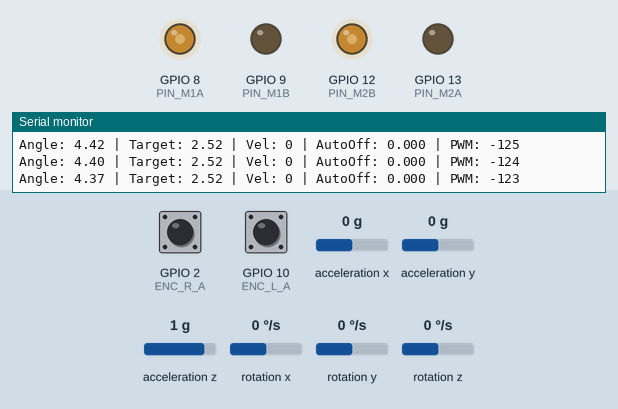
A sketch run on a simulated ESP32-S3. Parts: output pins drawn as LEDs (lit = HIGH), the last lines printed to the serial monitor. Wiring (inferred from the names in the program): MPU-6050 motion sensor at I2C address 0x68. The test bench sets the inputs (shaded band); at power-on: acceleration x 0 g, rotation y 0 °/s, GPIO 2 (ENC_R_A) HIGH, GPIO 10 (ENC_L_A) HIGH, acceleration y 0 g, acceleration z 1 g, rotation x 0 °/s, rotation z 0 °/s.

Above: at 5.6 s.
5.7 s: acceleration x set to -1.4 g
7.8 s: rotation y set to -192 °/s
At 8.9 s:
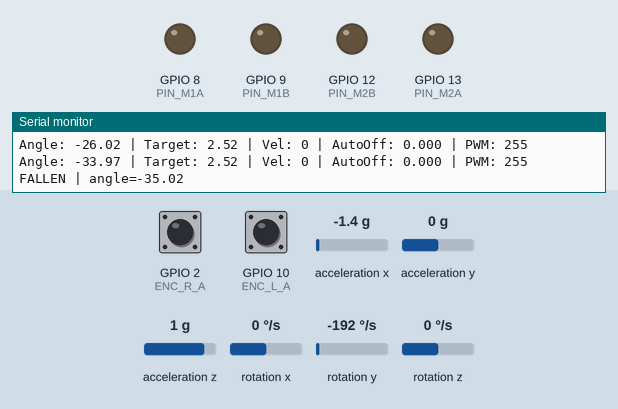
10.0 s: rotation y set to 0 °/s
At 11.0 s:
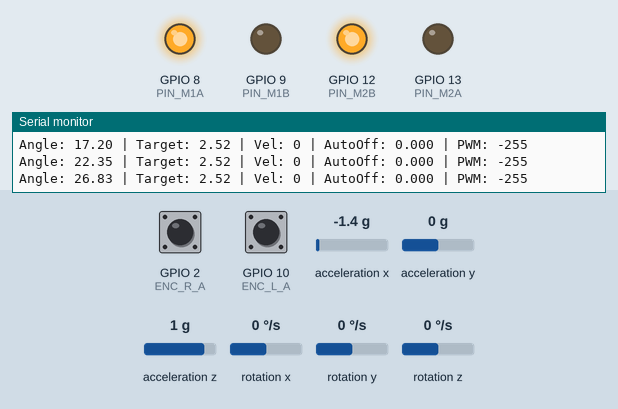
12.6 s: acceleration x set to -0.7 g
14.7 s: acceleration x set to -0.4 g
At 15.9 s:
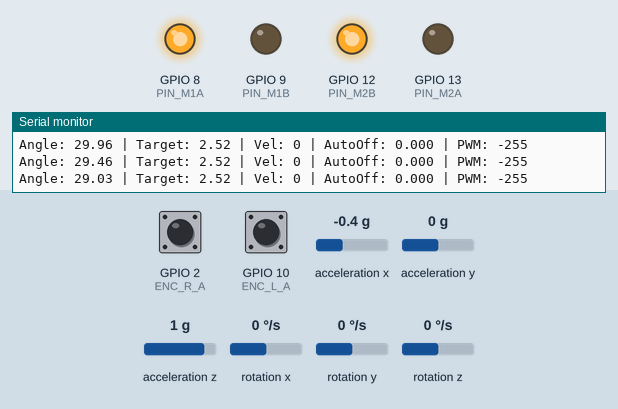
16.4 s: acceleration x set to 0 g
At 18.27 s:
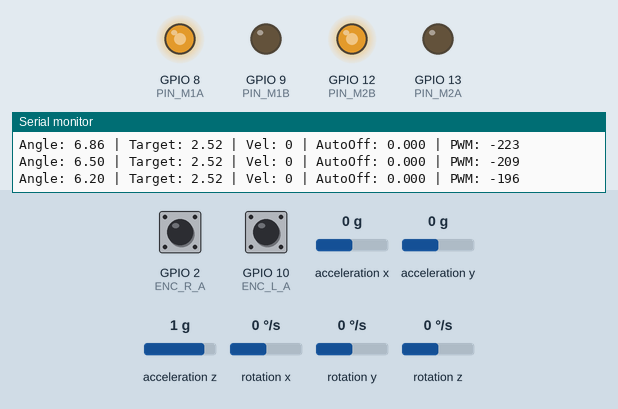
Timing chart, 0 to 20.4 s (numbered marks = the images above; inputs shaded):
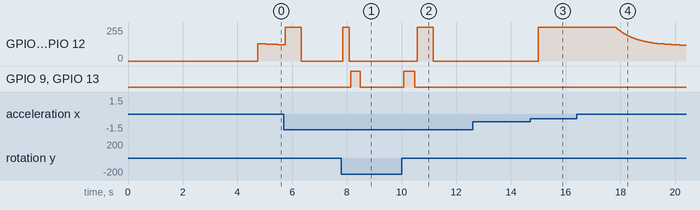

Measured:
- after the input at 7.8 s, GPIO 8 (PIN_M1A), GPIO 12 (PIN_M2B): 0/255 → 255/255 after 0.06 s, → 0/255 0.23 s later; GPIO 9 (PIN_M1B), GPIO 13 (PIN_M2A): LOW → HIGH after 0.34 s, → LOW 0.36 s later
- after the input at 10.0 s, GPIO 8 (PIN_M1A), GPIO 12 (PIN_M2B): 0/255 → 255/255 after 0.57 s, → 0/255 0.59 s later; GPIO 9 (PIN_M1B), GPIO 13 (PIN_M2A): LOW → HIGH after 0.08 s, → LOW 0.41 s later
- after the input at 14.7 s, GPIO 8 (PIN_M1A), GPIO 12 (PIN_M2B): 0/255 → 255/255 after 0.29 s
- after the input at 16.4 s, GPIO 8 (PIN_M1A), GPIO 12 (PIN_M2B): moves from 255/255 to 119/255 over 2.4 s, starting after 1.5 s

The sketch:

ESP32_Balancing_Robot_With_DC_Encoder_v2.ino
```cpp
/*  ============================================================
    balancebot_PD_encoder_v1.ino

    STEP 1: Balance only + encoder drift correction.
    Position hold removed for now — testing drift correction
    in isolation first. No RC. No turning yet.

    PIN ASSIGNMENT (new PCB pinout, Super Mini ESP32-S3):
    ------------------------------------------------------
    Left motor  : M1A=8, M1B=9
    Right motor : M2A=4, M2B=5
    IMU         : SDA=7, SCL=6

    Left encoder  : Yellow(A)=10, Green(B)=11
    Right encoder : Yellow(A)=2,  Green(B)=3

    PPM pin (for future RC): GPIO 4 //13
    (not used in this balance-only version yet)

    Note: GPIO3 is a strapping pin (JTAG select at boot). Using it
    as ENC_R_B is common practice and should be fine, but flagging
    it in case of unexpected boot behavior down the line.

    MOTOR DIRECTION FIX (found by hardware testing):
    --------------------------------------------------
    Left motor is wired with inverted polarity relative to right.
    Global negation on MotorOutput was wrong — the negative sign
    now applies ONLY to the left motor call, not to both.

    WHAT ENCODERS ADD HERE:
    -----------------------
    Your robot balances via IMU. But it drifts because:
    - Battery voltage changes → PWM output shifts slightly
    - Weight distribution changes → true balance point shifts
    - Floor slope you can't detect → constant drift force

    Without encoders: you tune AngleOffset manually to fight drift.
    With encoders: the code measures actual wheel motion and slowly
    adjusts the balance point to kill drift automatically.

    ANALOGY:
    You know when you stand on one leg with your eyes closed and
    slowly wobble? Now imagine someone whispers "you're leaning
    slightly forward" — you shift your weight back to compensate.
    The whisper is the encoder. Your weight shift is AutoAngleOffset.

    IMPROVEMENT IN THIS VERSION — drift correction timing fixed:
    --------------------------------------------------------------
    Previously, the correction ran every main loop (200Hz) but the
    velocity value only updated every 20ms (50Hz) — meaning each
    velocity reading got applied 4 times before a fresh one arrived.
    That's not broken, but it makes the rate constant ambiguous.

    Now: the correction runs ONCE per fresh velocity sample, using
    the actual elapsed time. This makes DRIFT_CORRECTION_RATE mean
    exactly what its comment says, independent of main loop speed.

    Also added: a velocity deadband, so tiny encoder noise (a few
    pulses/sec of jitter when the robot is actually still) doesn't
    slowly bias AutoAngleOffset in the wrong direction over time.
    ============================================================ */

#include <Wire.h>
#include <math.h>

#define CUSTOM_SDA_PIN  7
#define CUSTOM_SCL_PIN  6
#define PIN_M1A         8
#define PIN_M1B         9
#define PIN_M2A         13
#define PIN_M2B         12

// ─── Encoder pins ───────────────────────────────────────────────
// Note: GPIO3 is a strapping pin on ESP32-S3 (JTAG signal select
// at boot). Using it as ENC_R_B is common and generally safe.
#define ENC_L_A         10
#define ENC_L_B         11
#define ENC_R_A         2
#define ENC_R_B         3

#define PWM_FREQ        20000
#define PWM_RESOLUTION  8
#define MPU6050_ADDRESS 0x68

const float dt = 0.005;
uint32_t LoopTimer;

int16_t AccXLSB, AccYLSB, AccZLSB;
int16_t GyroXLSB, GyroYLSB, GyroZLSB;
float AccX, AccY, AccZ;
float RateRoll, RatePitch, RateYaw;
float AnglePitch;

float RateCalibrationRoll  = -4.90;
float RateCalibrationPitch =  0.89;
float RateCalibrationYaw   = -0.40;
float AccXCalibration      =  0.08;
float AccYCalibration      =  0.00;
float AccZCalibration      =  0.05;

float KalmanAnglePitch            = 0;
float KalmanUncertaintyAnglePitch = 4;
float Kalman1DOutput[2]           = {0, 0};

void kalman_1d(float& KalmanState, float& KalmanUncertainty,
               float KalmanInput, float KalmanMeasurement)
{
    KalmanState       = KalmanState + dt * KalmanInput;
    KalmanUncertainty = KalmanUncertainty + dt * dt * 4 * 4;
    float KalmanGain  = KalmanUncertainty / (KalmanUncertainty + 3 * 3);
    KalmanState       = KalmanState + KalmanGain * (KalmanMeasurement - KalmanState);
    KalmanUncertainty = (1 - KalmanGain) * KalmanUncertainty;
    Kalman1DOutput[0] = KalmanState;
    Kalman1DOutput[1] = KalmanUncertainty;
}

// PID gains — unchanged from your working code
float P_gain = 40.0; //18
float I_gain = 100; //20
float D_gain = 0.4; //0.1

float DesiredAnglePitch = 2.52;   // stays 0 for balance-only mode

float Error       = 0;
float PrevError   = 0;
float PrevIterm   = 0;
float MotorOutput = 0;
float filteredDterm      = 0;
const float DTERM_FILTER_ALPHA = 0.80;

const float FALL_ANGLE_DEG = 35.0;

// ================================================================
//  ENCODER READING
//
//  Quadrature explained:
//  Each motor has two hall sensors (A and B) placed 90 degrees apart.
//  As the wheel turns, A and B produce square waves offset in phase.
//
//  We use equality check of A and B state to determine direction:
//    Same state (both 0 or both 1) after A changes = one direction
//    Different state = other direction
//
//  Interrupt fires only on channel A CHANGE (both edges).
// ================================================================
volatile long encoderCountL = 0;
volatile long encoderCountR = 0;

void IRAM_ATTR encoderISR_L() {
    bool a = digitalRead(ENC_L_A);
    bool b = digitalRead(ENC_L_B);
    if (a == b) {
        encoderCountL++;
    } else {
        encoderCountL--;
    }
}

void IRAM_ATTR encoderISR_R() {
    bool a = digitalRead(ENC_R_A);
    bool b = digitalRead(ENC_R_B);
    if (a == b) {
        encoderCountR++;
    } else {
        encoderCountR--;
    }
}

// ================================================================
//  VELOCITY TRACKING (measured every 20ms = 50Hz)
//
//  Why 50Hz instead of 200Hz (main loop rate)?
//  At 200Hz, we'd sample every 5ms — too few pulses for a clean
//  reading on a slow-moving robot. At 50Hz (every 20ms), we get
//  4x more pulses per sample, so velocity is much less noisy.
// ================================================================
long lastEncoderL = 0;
long lastEncoderR = 0;
float velocityL = 0.0;
float velocityR = 0.0;
float avgVelocity = 0.0;     // positive = moving forward
unsigned long lastVelocityUpdate = 0;
const unsigned long VELOCITY_UPDATE_MS = 20;

// ================================================================
//  DRIFT CORRECTION
//
//  DRIFT_CORRECTION_RATE units: degrees of AutoAngleOffset shift,
//  per second, per (pulse/sec) of sustained velocity.
//
//  Example with DRIFT_CORRECTION_RATE = 0.02:
//  Robot drifts forward at a steady 50 pulses/sec.
//  Shift per second = 50 × 0.02 = 1.0 degree/second.
//  After 2 seconds of sustained drift, AutoOffset has moved ~2°.
//  As AutoOffset approaches the true balance point, the drift
//  itself shrinks, so the correction naturally slows down and
//  settles — this is standard integral-control behavior.
//
//  VELOCITY_DEADBAND: below this, treat velocity as sensor noise,
//  not real drift. Without this, tiny encoder jitter at rest could
//  slowly bias AutoOffset in a random direction over many minutes.
// ================================================================
const float DRIFT_CORRECTION_RATE = 0.02; // Tune this is needed;
const float DRIFT_CORRECTION_LIMIT = 3.0;   // never shift more than ±3°
const float VELOCITY_DEADBAND = 5.0;        // pulses/sec — ignore below this
float AutoAngleOffset = 0.0;

// ================================================================
//  IMU READ — unchanged
// ================================================================
void read_imu() {
    Wire.beginTransmission(MPU6050_ADDRESS);
    Wire.write(0x3B);
    Wire.endTransmission();
    Wire.requestFrom(MPU6050_ADDRESS, 6);
    AccXLSB = Wire.read() << 8 | Wire.read();
    AccYLSB = Wire.read() << 8 | Wire.read();
    AccZLSB = Wire.read() << 8 | Wire.read();

    Wire.beginTransmission(MPU6050_ADDRESS);
    Wire.write(0x43);
    Wire.endTransmission();
    Wire.requestFrom(MPU6050_ADDRESS, 6);
    GyroXLSB = Wire.read() << 8 | Wire.read();
    GyroYLSB = Wire.read() << 8 | Wire.read();
    GyroZLSB = Wire.read() << 8 | Wire.read();

    RateRoll  = (float)GyroXLSB / 65.5 - RateCalibrationRoll;
    RatePitch = (float)GyroYLSB / 65.5 - RateCalibrationPitch;
    RateYaw   = (float)GyroZLSB / 65.5 - RateCalibrationYaw;

    AccX = (float)AccXLSB / 4096.0 - AccXCalibration;
    AccY = (float)AccYLSB / 4096.0 - AccYCalibration;
    AccZ = (float)AccZLSB / 4096.0 - AccZCalibration;

    AnglePitch = -atan(AccX / sqrt(AccY * AccY + AccZ * AccZ)) * 57.29578;
}

// ================================================================
//  MOTOR HELPERS — unchanged
// ================================================================
float constrain_float(float v, float lo, float hi) {
    return v < lo ? lo : v > hi ? hi : v;
}

void set_motor_left(int pwm) {
    pwm = (int)constrain_float(pwm, -255, 255);
    uint32_t duty = abs(pwm);
    if      (pwm > 0) { ledcWrite(PIN_M1A, duty); ledcWrite(PIN_M1B, 0);    }
    else if (pwm < 0) { ledcWrite(PIN_M1A, 0);    ledcWrite(PIN_M1B, duty); }
    else              { ledcWrite(PIN_M1A, 0);    ledcWrite(PIN_M1B, 0);    }
}

void set_motor_right(int pwm) {
    pwm = (int)constrain_float(pwm, -255, 255);
    uint32_t duty = abs(pwm);
    if      (pwm > 0) { ledcWrite(PIN_M2A, duty); ledcWrite(PIN_M2B, 0);    }
    else if (pwm < 0) { ledcWrite(PIN_M2A, 0);    ledcWrite(PIN_M2B, duty); }
    else              { ledcWrite(PIN_M2A, 0);    ledcWrite(PIN_M2B, 0);    }
}

void motors_stop() {
    ledcWrite(PIN_M1A, 0); ledcWrite(PIN_M1B, 0);
    ledcWrite(PIN_M2A, 0); ledcWrite(PIN_M2B, 0);
}

// ================================================================
//  VELOCITY UPDATE + DRIFT CORRECTION
//  (combined into one function so the correction always uses the
//   correct elapsed time — this is the timing fix)
//
//  Runs at 50Hz. Each call:
//   1. Computes fresh velocity from encoder counts
//   2. Applies drift correction using THAT SAME elapsed time
//  This keeps the two mathematically tied together properly,
//  instead of drift correction running on a stale value 4 extra
//  times per velocity update like the previous version did.
// ================================================================
void update_velocity_and_drift() {
    unsigned long now = millis();
    if (now - lastVelocityUpdate < VELOCITY_UPDATE_MS) return;

    float elapsed = (now - lastVelocityUpdate) / 1000.0;  // seconds
    lastVelocityUpdate = now;

    noInterrupts();
    long currentL = encoderCountL;
    long currentR = encoderCountR;
    interrupts();

    velocityL = (currentL - lastEncoderL) / elapsed;
    velocityR = -(currentR - lastEncoderR) / elapsed;   // negate right side
    lastEncoderL = currentL;
    lastEncoderR = currentR;

    avgVelocity = (velocityL + velocityR) / 2.0;

    // ── Drift correction, using THIS call's actual elapsed time ──
    // Deadband: ignore small velocity readings (sensor noise at rest)
    if (fabs(avgVelocity) > VELOCITY_DEADBAND) {
        AutoAngleOffset -= avgVelocity * DRIFT_CORRECTION_RATE * elapsed;
        AutoAngleOffset = constrain_float(AutoAngleOffset,
                                           -DRIFT_CORRECTION_LIMIT,
                                            DRIFT_CORRECTION_LIMIT);
    }
}

static uint32_t lastPrint       = 0;
static uint32_t lastPrintFallen = 0;

// ================================================================
//  SETUP
// ================================================================
void setup() {
    Serial.begin(115200);
    delay(1000);
    Serial.println("balancebot_PD_encoder_v1 starting...");

    Wire.setClock(400000);
    Wire.begin(CUSTOM_SDA_PIN, CUSTOM_SCL_PIN);
    delay(250);

    Wire.beginTransmission(MPU6050_ADDRESS);
    Wire.write(0x6B); Wire.write(0x00);
    Wire.endTransmission();
    delay(100);

    Wire.beginTransmission(MPU6050_ADDRESS);
    Wire.write(0x1C); Wire.write(0x10);
    Wire.endTransmission();

    Wire.beginTransmission(MPU6050_ADDRESS);
    Wire.write(0x1B); Wire.write(0x08);
    Wire.endTransmission();
    delay(100);

    ledcAttach(PIN_M1A, PWM_FREQ, PWM_RESOLUTION);
    ledcAttach(PIN_M1B, PWM_FREQ, PWM_RESOLUTION);
    ledcAttach(PIN_M2A, PWM_FREQ, PWM_RESOLUTION);
    ledcAttach(PIN_M2B, PWM_FREQ, PWM_RESOLUTION);
    motors_stop();

    pinMode(ENC_L_A, INPUT_PULLUP);
    pinMode(ENC_L_B, INPUT_PULLUP);
    pinMode(ENC_R_A, INPUT_PULLUP);
    pinMode(ENC_R_B, INPUT_PULLUP);

    attachInterrupt(digitalPinToInterrupt(ENC_L_A), encoderISR_L, CHANGE);
    attachInterrupt(digitalPinToInterrupt(ENC_R_A), encoderISR_R, CHANGE);

    Serial.println("Lift robot, hold steady for 3s...");
    delay(3000);
    Serial.println("Balancing active. Drift correction enabled.");

    LoopTimer = micros();
    lastVelocityUpdate = millis();
}

// ================================================================
//  MAIN LOOP
// ================================================================
void loop() {
    read_imu();

    kalman_1d(KalmanAnglePitch, KalmanUncertaintyAnglePitch,
              RatePitch, AnglePitch);
    KalmanAnglePitch            = Kalman1DOutput[0];
    KalmanUncertaintyAnglePitch = Kalman1DOutput[1];
    KalmanAnglePitch = constrain_float(KalmanAnglePitch, -45, 45);

    if (fabs(KalmanAnglePitch) > FALL_ANGLE_DEG) {
        motors_stop();
        PrevError = 0;
        PrevIterm = 0;
        filteredDterm = 0;
        AutoAngleOffset = 0.0;   // reset on fall — don't carry bad state over

        if (millis() - lastPrintFallen > 500) {
            lastPrintFallen = millis();
            Serial.print("FALLEN | angle=");
            Serial.println(KalmanAnglePitch);
        }
        while (micros() - LoopTimer < (uint32_t)(dt * 1000000));
        LoopTimer = micros();
        return;
    }

    // Velocity + drift correction, tied together with correct timing
    // (only actually recalculates every 20ms internally)
    update_velocity_and_drift();

    // ── Balance PID ─────────────────────────────────────────
    float effectiveTarget = DesiredAnglePitch + AutoAngleOffset;
    Error = effectiveTarget - KalmanAnglePitch;

    float Pterm = P_gain * Error;

    float Iterm = PrevIterm + I_gain * (Error + PrevError) * dt / 2.0;
    if (Iterm >  50.0) { Iterm =  50.0; }
    if (Iterm < -50.0) { Iterm = -50.0; }

    float DtermRaw = D_gain * RatePitch;
    filteredDterm  = DTERM_FILTER_ALPHA * DtermRaw
                   + (1.0 - DTERM_FILTER_ALPHA) * filteredDterm;

    MotorOutput = constrain_float(Pterm + Iterm - filteredDterm, -255, 255);

    PrevError = Error;
    PrevIterm = Iterm;

    // ── Motor output — direction fix from hardware testing ──────
    // Left motor has inverted polarity relative to right, so the
    // negative sign applies ONLY to the left motor call now.
    int motorCmd = (int)(MotorOutput);
    set_motor_left(-motorCmd);
    set_motor_right(motorCmd);

    // ── Debug output ──────────────────────────────────────────
    // Angle   : should stay near 0 (or near AutoOff)
    // Vel     : should trend toward 0 over 10-30 seconds
    // AutoOff : will slowly settle at the robot's true balance point
    if (millis() - lastPrint > 100) {
        lastPrint = millis();
        Serial.print("Angle: ");     Serial.print(KalmanAnglePitch, 2);
        Serial.print(" | Target: "); Serial.print(effectiveTarget, 2);
        Serial.print(" | Vel: ");    Serial.print(avgVelocity, 0);
        Serial.print(" | AutoOff: "); Serial.print(AutoAngleOffset, 3);
        Serial.print(" | PWM: ");    Serial.println(motorCmd);
    }

    while (micros() - LoopTimer < (uint32_t)(dt * 1000000));
    LoopTimer = micros();
}
```
